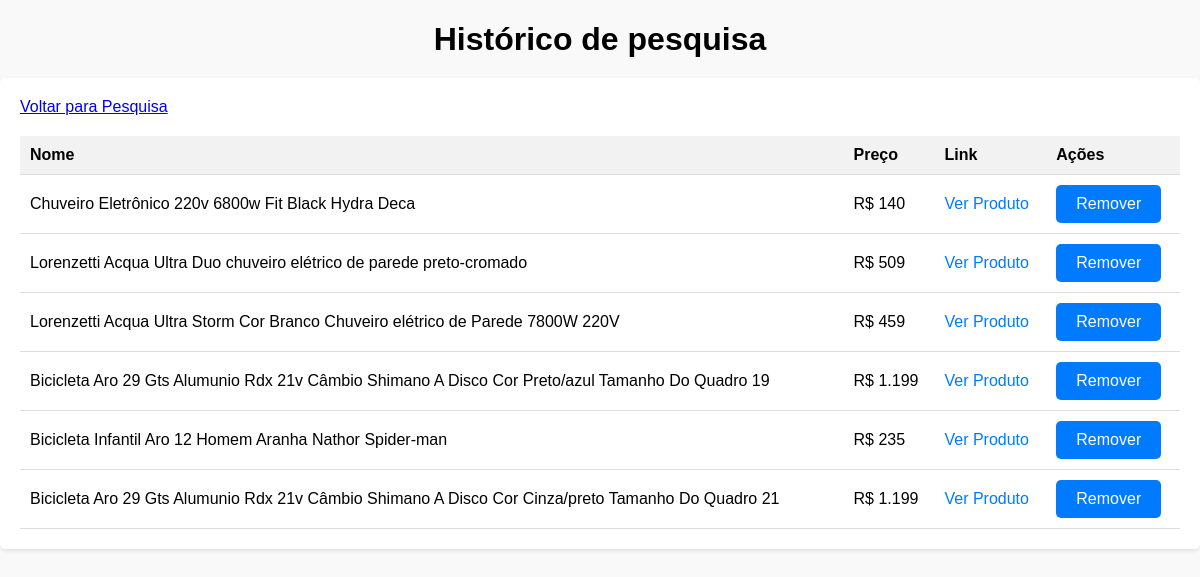
/produtos, run on the app's committed database.
### tables this page shows
CREATE TABLE produtos (
            id INTEGER PRIMARY KEY AUTOINCREMENT,
            nome TEXT NOT NULL,
            preco TEXT NOT NULL,
            link TEXT NOT NULL
        );

### app/app.py (the view)
@app.route('/produtos', methods=['GET'])
def lista_produtos():
    produtos_salvos = listar_produtos()
    return render_template('produtos.html', produtos_salvos=produtos_salvos)

### app/database.py (called while the page is built)
def listar_produtos():
    caminho_banco_dados = 'C:\\mercado_livre.db'
    conn = sqlite3.connect(caminho_banco_dados)
    cursor = conn.cursor()
    cursor.execute('SELECT id, nome, preco, link FROM produtos')
    produtos = cursor.fetchall()
    conn.close()
    return produtos

### app/templates/produtos.html (shortened to what this page needs)
<!DOCTYPE html>
<html lang="en">
<head>
    <link rel="stylesheet" href="{{ url_for('static', filename='styles.css') }}">
</head>
<body>
    <h1>Histórico de pesquisa</h1>
    <div class="results-container">
        <a href="/" class="btn-voltar">Voltar para Pesquisa</a>
        <table class="product-table">
            <thead>
                <tr>
                    <th>Nome</th>
                    <th>Preço</th>
                    <th>Link</th>
                    <th>Ações</th>
                </tr>
            </thead>
            <tbody>
                {% for produto in produtos_salvos %}
                    <tr>
                        <td>{{ produto[1] }}</td>
                        <td>R$ {{ produto[2] }}</td>
                        <td><a href="{{ produto[3] }}" target="_blank">Ver Produto</a></td>
                        <td>
                            <form action="/remover_produto/{{ produto[0] }}" method="post">
                                <button type="submit">Remover</button>
                            </form>
                        </td>
                    </tr>
                {% endfor %}
            </tbody>
        </table>
    </div>
</body>
</html>

### app/static/styles.css (style rules this page uses)
body { margin: 0; font-family: 'Poppins', sans-serif; background-color: #f9f9f9; }
h1 { text-align: center; margin-bottom: 20px; font-weight: 700; }
button { padding: 10px 20px; font-size: 16px; color: #fff; background-color: #007bff; border: none; border-radius: 5px; cursor: pointer; }
.results-container { background-color: #fff; padding: 20px; border-radius: 5px; box-shadow: 0 2px 4px rgba(0, 0, 0, 0.1); }
.product-table { width: 100%; border-collapse: collapse; margin-top: 20px; }
.product-table th, .product-table td { text-align: left; padding: 10px; border-bottom: 1px solid #ddd; }
.product-table th { background-color: #f2f2f2; }
.product-table a { color: #007bff; text-decoration: none; }

### data on the page
produtos: nome "Chuveiro Eletrônico 220v 6800w Fit Black Hydra Deca", preco "140"
produtos: nome "Lorenzetti Acqua Ultra Duo chuveiro elétrico de parede preto-cromado", preco "509"
produtos: nome "Lorenzetti Acqua Ultra Storm Cor Branco Chuveiro elétrico de Parede 7800W 220V", preco "459"
produtos: nome "Bicicleta Aro 29 Gts Alumunio Rdx 21v Câmbio Shimano A Disco Cor Preto/azul Tamanho Do Quadro 19", preco "1.199"
produtos: nome "Bicicleta Infantil Aro 12 Homem Aranha Nathor Spider-man", preco "235"
produtos: nome "Bicicleta Aro 29 Gts Alumunio Rdx 21v Câmbio Shimano A Disco Cor Cinza/preto Tamanho Do Quadro 21", preco "1.199"
